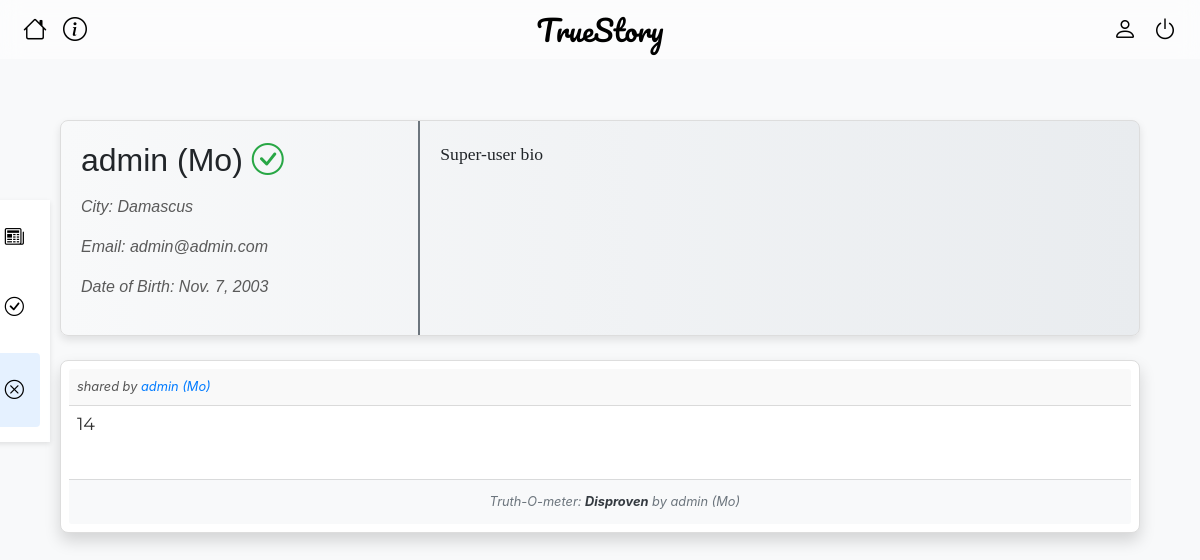
The app's page /account/2/details?nav=disproven (signed in) with its own data.
### mainapp/models.py (models this page shows, shortened)
class Account(models.Model):
    user = models.OneToOneField(CustomUser, on_delete=models.CASCADE, primary_key=True)
    first_name = models.CharField("First Name", max_length=100)
    last_name = models.CharField("Last Name", max_length=100)
    date_of_birth = models.DateField("Date Of Birth",)
    gender = models.CharField("Gender", max_length=8, choices=[("MALE", "MALE"), ("FEMALE", "FEMALE")])
    city = models.CharField("City", max_length=50)
    bio = models.TextField("Bio", max_length=1000)
    last_api_call = models.DateTimeField(null=True, blank=True)
    def __str__(self):
        return self.first_name + " " + self.last_name
    def get_absolute_url(self):
        return reverse("account_detail", kwargs={"pk": self.pk})

class CustomUser(AbstractUser):
    username = None
    first_name = None
    last_name = None
    email = models.EmailField("email_address", unique=True)
    is_trusted = models.BooleanField(default=False)
    USERNAME_FIELD = "email"
    REQUIRED_FIELDS = []
    objects = CustomUserManager()

class Post(models.Model):
    post_id = models.BigAutoField("Post id",primary_key=True)
    account = models.ForeignKey(Account, on_delete=models.CASCADE,related_name="account")
    post_text = models.TextField("Post Text", max_length=5000)
    true_prob = models.FloatField("Prop",default = -1)
    status = models.CharField(max_length=1000,default="Processing..")
    checker = models.ForeignKey(Account,null=True, blank=True,on_delete=models.SET_NULL,related_name="checker")
    created_at = models.DateTimeField("Created at", auto_now_add = True)
    updated_at = models.DateTimeField("Updated at", auto_now = True)
    class Meta:
        verbose_name = "Post"
        ordering = ["-post_id"]
    def get_relative_time(self):
        now = datetime.now()
        past_date = self.created_at
        relative_time = DateTimeUtils.relative_datetime(past_date)[0]
        ago = " ago"
        if relative_time == "just now":
            ago =""
        return relative_time+ago

### mainapp/views/account.py (the view, shortened to what this page needs)
def profile_view(request, pk):
    account = Account.objects.get(user_id=pk)
    nav = request.GET.get('nav', 'posts')
    if nav == 'verified':
        post_list = Post.objects.filter(checker=account, status="Verfied")
    elif nav == 'disproven':
        post_list = Post.objects.filter(checker=account, status="Disproven")
    else:
        post_list = Post.objects.filter(account=account)
    paginator = Paginator(post_list, 10)  # Show 10 posts per page
    page_number = request.GET.get('page',1)
    page_obj = paginator.get_page(page_number)
    context = {
        'account': account,
        'page_obj': page_obj,
        'has_next': page_obj.has_next(),
    }
    return render(request, 'mainapp/account/account_details.html', context)

### mainapp/templates/mainapp/account/account_details.html (shortened to what this page needs)
{% extends "base.html" %}
{% load static %}
{% block style %}
<link rel="stylesheet" type="text/css" href="{% static 'mainapp/css/profile_card.css' %}">
<link rel="stylesheet" type="text/css" href="{% static 'mainapp/css/post_card2.css' %}">
<link rel="stylesheet" type="text/css" href="{% static 'mainapp/css/side_panel.css' %}">
{% endblock style %}
{% block content %}
<div class="container mt-4">
    {% include 'mainapp/account/_profile_card.html' %}
    <div class="side-panel">
        <ul class="nav flex-column">
            <li class="nav-item">
                <a id="all_posts_nav" class="nav-link sub-bar {% if not request.GET.nav or request.GET.nav == 'posts' %}active{% endif %}" href="?nav=posts">
                    {{account.first_name}} Posts <i class="bi bi-newspaper float-right"></i>
                </a>
            </li>
            <li class="nav-item">
                <a class="nav-link sub-bar {% if request.GET.nav == 'verified' %}active{% endif %}" href="?nav=verified">
                    Verified by {{account.first_name}}<i class="bi bi-check-circle float-right"></i>
                </a>
            </li>
            <li class="nav-item">
                <a class="nav-link sub-bar {% if request.GET.nav == 'disproven' %}active{% endif %}" href="?nav=disproven">
                    Disproven by {{account.first_name}}<i class="bi bi-x-circle float-right"></i>
                </a>
            </li>
        </ul>
    </div>
    <div id="posts-container" class="mt-4">
        {% include 'mainapp/post/_posts_section.html' %}
    </div>
</div>
{% endblock %}

### mainapp/templates/mainapp/account/_profile_card.html (shortened to what this page needs)
<div class="card profile-card">
    <div class="row no-gutters">
        <div class="col-md-4 details position-relative">
            <div class="card-body">
                <h3 class="full-name">{{ account.first_name }} {{ account.last_name }}
                    {% if account.user.is_trusted %}
                    <i class="bi bi-check-circle text-success"></i>
                    {% endif %}
                </h3>
                <p><em>City: {{ account.city }}</em></p>
                <p><em>Email: {{ account.user.email }}</em></p>
                <p><em>Date of Birth: {{ account.date_of_birth }}</em></p>
            </div>
        </div>
        <div class="col-md-8">
            <div class="card-body bio">
                <p>{{ account.bio }}</p>
            </div>
        </div>
    </div>
</div>

### mainapp/templates/mainapp/post/_post_card2.html (shortened to what this page needs)
<div class="card mt-3 p-2 shadow" id="post-card-{{post.post_id}}">
    <div class="card-header d-flex justify-content-between p-2">
        <span class="small card-author">shared by <a href="{{ post.account.get_absolute_url }}" >{{ post.account.first_name }} {{ post.account.last_name }}</a></span>
    </div>
    <p class="card-text post-body p-2">
        <span class="post-summary">{{ post.post_text|linebreaksbr }}</span>
        <br><a href="javascript:void(0);" class="see-more text-info">Show more...</a>
    </p>
    <div class="card-footer d-flex justify-content-between align-items-center p-2 bg-light">
        <div class="btn-group" role="group">
        </div>
        <div id="poststatue{{post.post_id}}" class="status text-muted small text-center mx-auto">
            Truth-O-meter: <strong class="text-dark">{{ post.status }}</strong>
            {% if post.checker %}
                <span> by <a id="checker-link" href="{{post.checker.get_absolute_url}}">{{ post.checker }}</a></span>
            {% endif %}
        </div>
        <div class="btn-group" role="group">
        </div>
    </div>
</div>

### mainapp/static/mainapp/css/base.css (style rules this page uses)
body { margin: 0; padding: 0; box-sizing: border-box; }

### mainapp/static/mainapp/css/profile_card.css (style rules this page uses)
.profile-card { background: linear-gradient(to right, #f8f9fa, #e9ecef); box-shadow: 0 4px 8px rgba(0, 0, 0, 0.1); font-family: Arial, sans-serif; }
.profile-card .details { border-right: 2px solid #6c757d; }
.profile-card .details p { color: #5a5a5a; }
.profile-card .bio { font-family: 'Georgia', serif; font-size: 1.1rem; }
.profile-card .full-name { font-size: 2rem; margin-bottom: 1rem; }

### mainapp/static/mainapp/css/post_card2.css (style rules this page uses)
body { margin: 0; padding: 0; box-sizing: border-box; }
.card { border: 1px solid #ddd; border-radius: 8px; }
.card-header, .card-footer { background-color: #f9f9f9; }
.status { font-style: italic; color: #666; width: 30%; }
.text-muted { color: #888; }
.text-dark { color: #333; }
.post-summary { display: -webkit-box; -webkit-box-orient: vertical; -webkit-line-clamp: 5; display: box; box-orient: vertical; line-clamp: 5; overflow: hidden; text-overflow: ellipsis; }
.post-body { transition: all 0.3s ease-in-out; padding: 40px; font-family: 'Montserrat', sans-serif; border-radius: 8px; color: #333; font-size: 1.1rem; line-height: 1.3rem; }
.card-author { font-style: italic; font-size: 0.8em; color: #555; }
#checker-link { color: inherit; text-decoration: none; }

### mainapp/static/mainapp/css/side_panel.css (style rules this page uses)
.side-panel { position: fixed; top: 200px; left: -150px; width: 200px; background-color: rgba(255, 255, 255, 0.9); box-shadow: 0 2px 5px rgba(0, 0, 0, 0.1); padding: 10px; z-index: 1000; transition: left 0.3s; }
.side-panel .nav-link { color: #000; margin: 5px 0; font-size: 1.2rem; display: flex; justify-content: space-between; align-items: center; }
.side-panel .nav-link:hover, .side-panel .nav-link.active { background-color: rgba(0, 123, 255, 0.1); border-radius: 4px; }

### records on screen
Account: first_name "admin", last_name "(Mo)", city "Damascus", user.email "admin@admin.com", date_of_birth "Nov. 7, 2003", bio "Super-user bio"
Post: account.first_name "admin", account.last_name "(Mo)", post_text "14", status "Disproven", checker "admin (Mo)"
